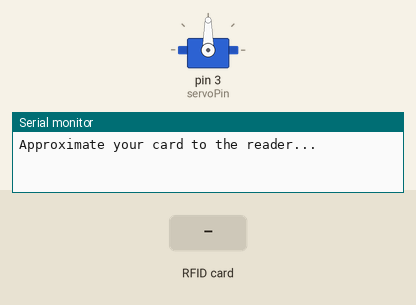
Simulated run of this sketch. Board: Arduino Uno, built with avr-gcc and run on an emulated ATmega328P. Shown: servo, the last lines printed to the serial monitor. The inputs (shaded band) are chosen by the test bench.

Above: at 1.2 s.
1.3 s: RFID card 59 12 18 63 held to the reader
At 2.2 s:
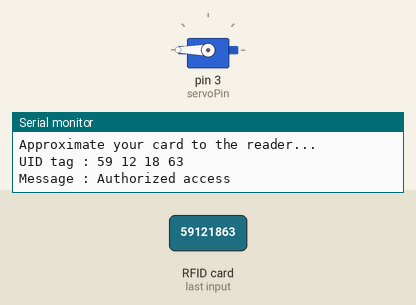
3.8 s: RFID card 5E 7A 19 C4 held to the reader
Timing chart, 0 to 6.8 s (numbered marks = the images above; inputs shaded):
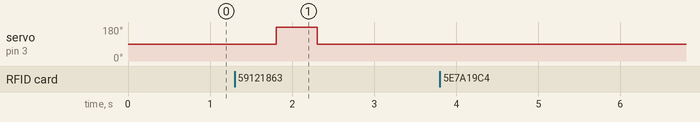

The sketch:

RC522_PRINTUID_v1.0.ino
```cpp
#include <SPI.h>
#include <MFRC522.h>
#include <Servo.h>

#define SS_PIN 10
#define RST_PIN 9

int servoPin = 3;
int servoAngle = 0; // Servo position in degrees

MFRC522 mfrc522(SS_PIN, RST_PIN);   // Create MFRC522 instance.
Servo servo; // Create Servo instance

void setup()
{
  Serial.begin(9600);   // Initiate a serial communication
  SPI.begin();      // Initiate  SPI bus
  mfrc522.PCD_Init();   // Initiate MFRC522
  servo.attach(servoPin);
  startMessage();
}

void loop()
{
  // Look for new cards
  if ( ! mfrc522.PICC_IsNewCardPresent())
  {
    return;
  }
  // Select one of the cards
  if ( ! mfrc522.PICC_ReadCardSerial())
  {
    return;
  }
  uidCheck();
}

void startMessage()
{
  Serial.println("Approximate your card to the reader...");
  Serial.println();
}

void uidCheck()
{
    //Show UID on serial monitor
  Serial.print("UID tag :");
  String content= "";
  byte letter;
  for (byte i = 0; i < mfrc522.uid.size; i++)
  {
     Serial.print(mfrc522.uid.uidByte[i] < 0x10 ? " 0" : " ");
     Serial.print(mfrc522.uid.uidByte[i], HEX);
     content.concat(String(mfrc522.uid.uidByte[i] < 0x10 ? " 0" : " "));
     content.concat(String(mfrc522.uid.uidByte[i], HEX));
  }
  Serial.println();
  Serial.print("Message : ");
  content.toUpperCase();
  if (content.substring(1) == "59 12 18 63") //change here the UID of the card/cards that you want to give access
  {
    Serial.println("Authorized access");
    Serial.println();
    delay(500);
    servo.write(180);
    delay(500);
    servo.write(90);
  }
 else   {
    Serial.println(" Access denied");
    delay(500);
  }
}
```

Measured:
- after the input at 1.3 s, servo on pin 3 (servoPin): 90° → 180° after 0.51 s, → 90° 0.50 s later
